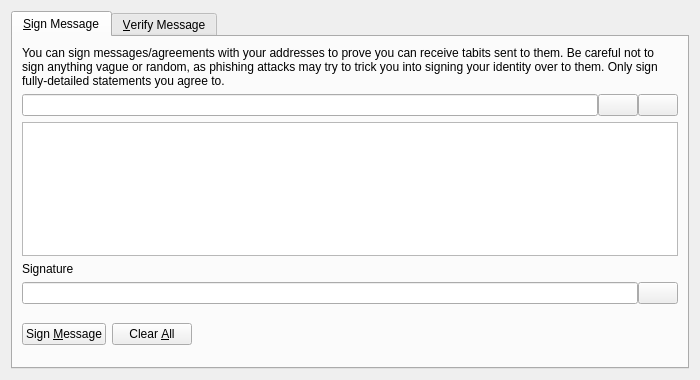
<?xml version="1.0" encoding="UTF-8"?>
<ui version="4.0">
 <class>SignVerifyMessageDialog</class>
 <widget class="QDialog" name="SignVerifyMessageDialog">
  <property name="geometry">
   <rect>
    <x>0</x>
    <y>0</y>
    <width>700</width>
    <height>380</height>
   </rect>
  </property>
  <property name="windowTitle">
   <string>Signatures - Sign / Verify a Message</string>
  </property>
  <property name="modal">
   <bool>true</bool>
  </property>
  <layout class="QVBoxLayout" name="verticalLayout">
   <item>
    <widget class="QTabWidget" name="tabWidget">
     <property name="currentIndex">
      <number>0</number>
     </property>
     <widget class="QWidget" name="tabSignMessage">
      <attribute name="title">
       <string>&amp;Sign Message</string>
      </attribute>
      <layout class="QVBoxLayout" name="verticalLayout_SM">
       <item>
        <widget class="QLabel" name="infoLabel_SM">
         <property name="text">
          <string>You can sign messages/agreements with your addresses to prove you can receive tabits sent to them. Be careful not to sign anything vague or random, as phishing attacks may try to trick you into signing your identity over to them. Only sign fully-detailed statements you agree to.</string>
         </property>
         <property name="textFormat">
          <enum>Qt::PlainText</enum>
         </property>
         <property name="wordWrap">
          <bool>true</bool>
         </property>
        </widget>
       </item>
       <item>
        <layout class="QHBoxLayout" name="horizontalLayout_1_SM">
         <property name="spacing">
          <number>0</number>
         </property>
         <item>
          <widget class="QValidatedLineEdit" name="addressIn_SM">
           <property name="toolTip">
            <string>The Tabit address to sign the message with</string>
           </property>
          </widget>
         </item>
         <item>
          <widget class="QPushButton" name="addressBookButton_SM">
           <property name="toolTip">
            <string>Choose previously used address</string>
           </property>
           <property name="text">
            <string/>
           </property>
           <property name="icon">
            <iconset resource="../tabit.qrc">
             <normaloff>:/icons/address-book</normaloff>:/icons/address-book</iconset>
           </property>
           <property name="shortcut">
            <string>Alt+A</string>
           </property>
           <property name="autoDefault">
            <bool>false</bool>
           </property>
          </widget>
         </item>
         <item>
          <widget class="QPushButton" name="pasteButton_SM">
           <property name="toolTip">
            <string>Paste address from clipboard</string>
           </property>
           <property name="text">
            <string/>
           </property>
           <property name="icon">
            <iconset resource="../tabit.qrc">
             <normaloff>:/icons/editpaste</normaloff>:/icons/editpaste</iconset>
           </property>
           <property name="shortcut">
            <string>Alt+P</string>
           </property>
           <property name="autoDefault">
            <bool>false</bool>
           </property>
          </widget>
         </item>
        </layout>
       </item>
       <item>
        <widget class="QPlainTextEdit" name="messageIn_SM">
         <property name="toolTip">
          <string>Enter the message you want to sign here</string>
         </property>
        </widget>
       </item>
       <item>
        <widget class="QLabel" name="signatureLabel_SM">
         <property name="text">
          <string>Signature</string>
         </property>
         <property name="textFormat">
          <enum>Qt::PlainText</enum>
         </property>
        </widget>
       </item>
       <item>
        <layout class="QHBoxLayout" name="horizontalLayout_2_SM">
         <property name="spacing">
          <number>0</number>
         </property>
         <item>
          <widget class="QLineEdit" name="signatureOut_SM">
           <property name="font">
            <font>
             <italic>true</italic>
            </font>
           </property>
           <property name="readOnly">
            <bool>true</bool>
           </property>
          </widget>
         </item>
         <item>
          <widget class="QPushButton" name="copySignatureButton_SM">
           <property name="toolTip">
            <string>Copy the current signature to the system clipboard</string>
           </property>
           <property name="text">
            <string/>
           </property>
           <property name="icon">
            <iconset resource="../tabit.qrc">
             <normaloff>:/icons/editcopy</normaloff>:/icons/editcopy</iconset>
           </property>
           <property name="autoDefault">
            <bool>false</bool>
           </property>
          </widget>
         </item>
        </layout>
       </item>
       <item>
        <layout class="QHBoxLayout" name="horizontalLayout_3_SM">
         <item>
          <widget class="QPushButton" name="signMessageButton_SM">
           <property name="toolTip">
            <string>Sign the message to prove you own this Tabit address</string>
           </property>
           <property name="text">
            <string>Sign &amp;Message</string>
           </property>
           <property name="icon">
            <iconset resource="../tabit.qrc">
             <normaloff>:/icons/edit</normaloff>:/icons/edit</iconset>
           </property>
           <property name="autoDefault">
            <bool>false</bool>
           </property>
          </widget>
         </item>
         <item>
          <widget class="QPushButton" name="clearButton_SM">
           <property name="toolTip">
            <string>Reset all sign message fields</string>
           </property>
           <property name="text">
            <string>Clear &amp;All</string>
           </property>
           <property name="icon">
            <iconset resource="../tabit.qrc">
             <normaloff>:/icons/remove</normaloff>:/icons/remove</iconset>
           </property>
           <property name="autoDefault">
            <bool>false</bool>
           </property>
          </widget>
         </item>
         <item>
          <spacer name="horizontalSpacer_1_SM">
           <property name="orientation">
            <enum>Qt::Horizontal</enum>
           </property>
           <property name="sizeHint" stdset="0">
            <size>
             <width>40</width>
             <height>48</height>
            </size>
           </property>
          </spacer>
         </item>
         <item>
          <widget class="QLabel" name="statusLabel_SM">
           <property name="font">
            <font>
             <weight>75</weight>
             <bold>true</bold>
            </font>
           </property>
           <property name="text">
            <string/>
           </property>
           <property name="wordWrap">
            <bool>true</bool>
           </property>
          </widget>
         </item>
         <item>
          <spacer name="horizontalSpacer_2_SM">
           <property name="orientation">
            <enum>Qt::Horizontal</enum>
           </property>
           <property name="sizeHint" stdset="0">
            <size>
             <width>40</width>
             <height>48</height>
            </size>
           </property>
          </spacer>
         </item>
        </layout>
       </item>
      </layout>
     </widget>
     <widget class="QWidget" name="tabVerifyMessage">
      <attribute name="title">
       <string>&amp;Verify Message</string>
      </attribute>
      <layout class="QVBoxLayout" name="verticalLayout_VM">
       <item>
        <widget class="QLabel" name="infoLabel_VM">
         <property name="text">
          <string>Enter the receiver's address, message (ensure you copy line breaks, spaces, tabs, etc. exactly) and signature below to verify the message. Be careful not to read more into the signature than what is in the signed message itself, to avoid being tricked by a man-in-the-middle attack. Note that this only proves the signing party receives with the address, it cannot prove sendership of any transaction!</string>
         </property>
         <property name="textFormat">
          <enum>Qt::PlainText</enum>
         </property>
         <property name="alignment">
          <set>Qt::AlignLeading|Qt::AlignLeft|Qt::AlignTop</set>
         </property>
         <property name="wordWrap">
          <bool>true</bool>
         </property>
        </widget>
       </item>
       <item>
        <layout class="QHBoxLayout" name="horizontalLayout_1_VM">
         <property name="spacing">
          <number>0</number>
         </property>
         <item>
          <widget class="QValidatedLineEdit" name="addressIn_VM">
           <property name="toolTip">
            <string>The Tabit address the message was signed with</string>
           </property>
          </widget>
         </item>
         <item>
          <widget class="QPushButton" name="addressBookButton_VM">
           <property name="toolTip">
            <string>Choose previously used address</string>
           </property>
           <property name="text">
            <string/>
           </property>
           <property name="icon">
            <iconset resource="../tabit.qrc">
             <normaloff>:/icons/address-book</normaloff>:/icons/address-book</iconset>
           </property>
           <property name="shortcut">
            <string>Alt+A</string>
           </property>
           <property name="autoDefault">
            <bool>false</bool>
           </property>
          </widget>
         </item>
        </layout>
       </item>
       <item>
        <widget class="QPlainTextEdit" name="messageIn_VM"/>
       </item>
       <item>
        <widget class="QValidatedLineEdit" name="signatureIn_VM"/>
       </item>
       <item>
        <layout class="QHBoxLayout" name="horizontalLayout_2_VM">
         <item>
          <widget class="QPushButton" name="verifyMessageButton_VM">
           <property name="toolTip">
            <string>Verify the message to ensure it was signed with the specified Tabit address</string>
           </property>
           <property name="text">
            <string>Verify &amp;Message</string>
           </property>
           <property name="icon">
            <iconset resource="../tabit.qrc">
             <normaloff>:/icons/transaction_0</normaloff>:/icons/transaction_0</iconset>
           </property>
           <property name="autoDefault">
            <bool>false</bool>
           </property>
          </widget>
         </item>
         <item>
          <widget class="QPushButton" name="clearButton_VM">
           <property name="toolTip">
            <string>Reset all verify message fields</string>
           </property>
           <property name="text">
            <string>Clear &amp;All</string>
           </property>
           <property name="icon">
            <iconset resource="../tabit.qrc">
             <normaloff>:/icons/remove</normaloff>:/icons/remove</iconset>
           </property>
           <property name="autoDefault">
            <bool>false</bool>
           </property>
          </widget>
         </item>
         <item>
          <spacer name="horizontalSpacer_1_VM">
           <property name="orientation">
            <enum>Qt::Horizontal</enum>
           </property>
           <property name="sizeHint" stdset="0">
            <size>
             <width>40</width>
             <height>48</height>
            </size>
           </property>
          </spacer>
         </item>
         <item>
          <widget class="QLabel" name="statusLabel_VM">
           <property name="font">
            <font>
             <weight>75</weight>
             <bold>true</bold>
            </font>
           </property>
           <property name="text">
            <string/>
           </property>
           <property name="wordWrap">
            <bool>true</bool>
           </property>
          </widget>
         </item>
         <item>
          <spacer name="horizontalSpacer_2_VM">
           <property name="orientation">
            <enum>Qt::Horizontal</enum>
           </property>
           <property name="sizeHint" stdset="0">
            <size>
             <width>40</width>
             <height>48</height>
            </size>
           </property>
          </spacer>
         </item>
        </layout>
       </item>
      </layout>
     </widget>
    </widget>
   </item>
  </layout>
 </widget>
 <customwidgets>
  <customwidget>
   <class>QValidatedLineEdit</class>
   <extends>QLineEdit</extends>
   <header>qvalidatedlineedit.h</header>
  </customwidget>
 </customwidgets>
 <resources>
  <include location="../tabit.qrc"/>
 </resources>
 <connections/>
</ui>
